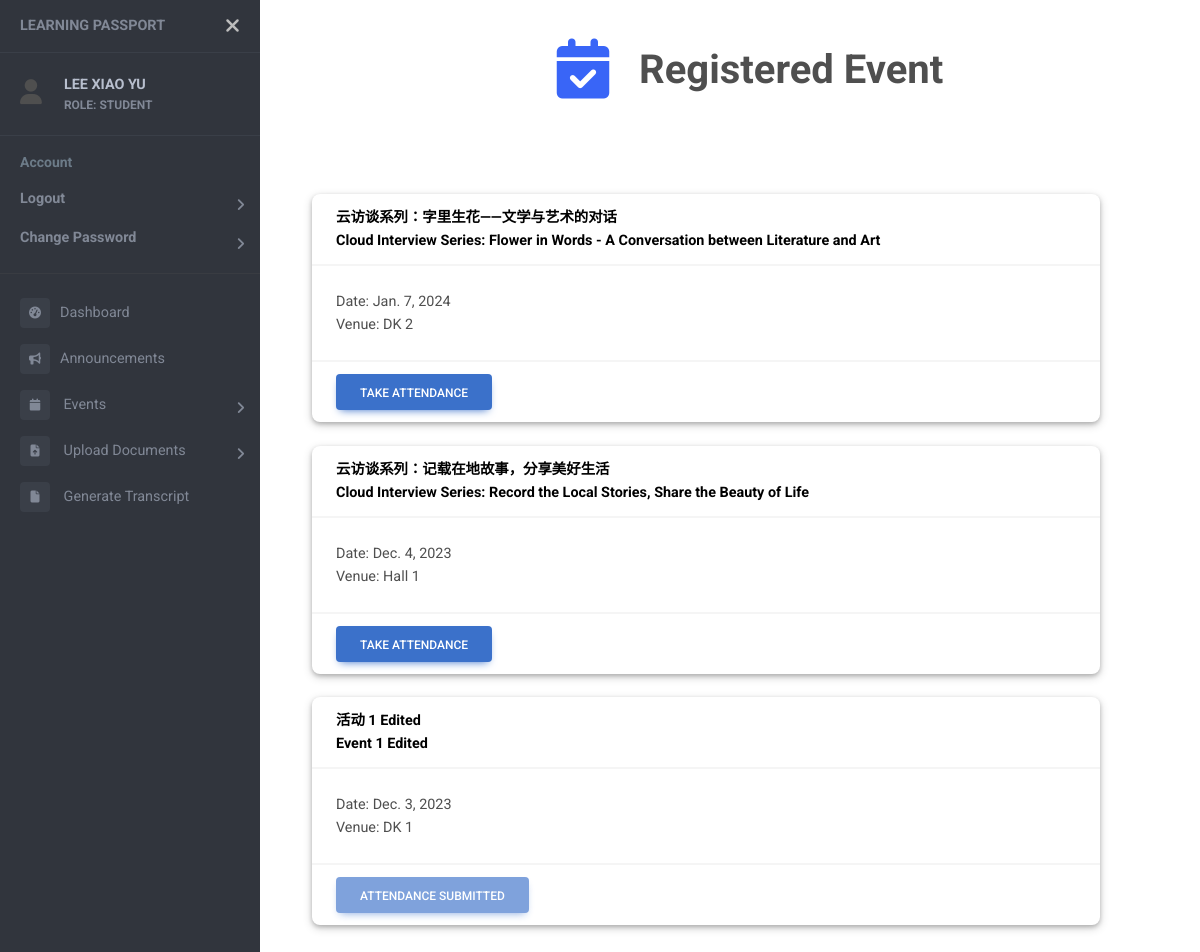
/events/attendance (signed in), run on an earlier commit of the app's database.
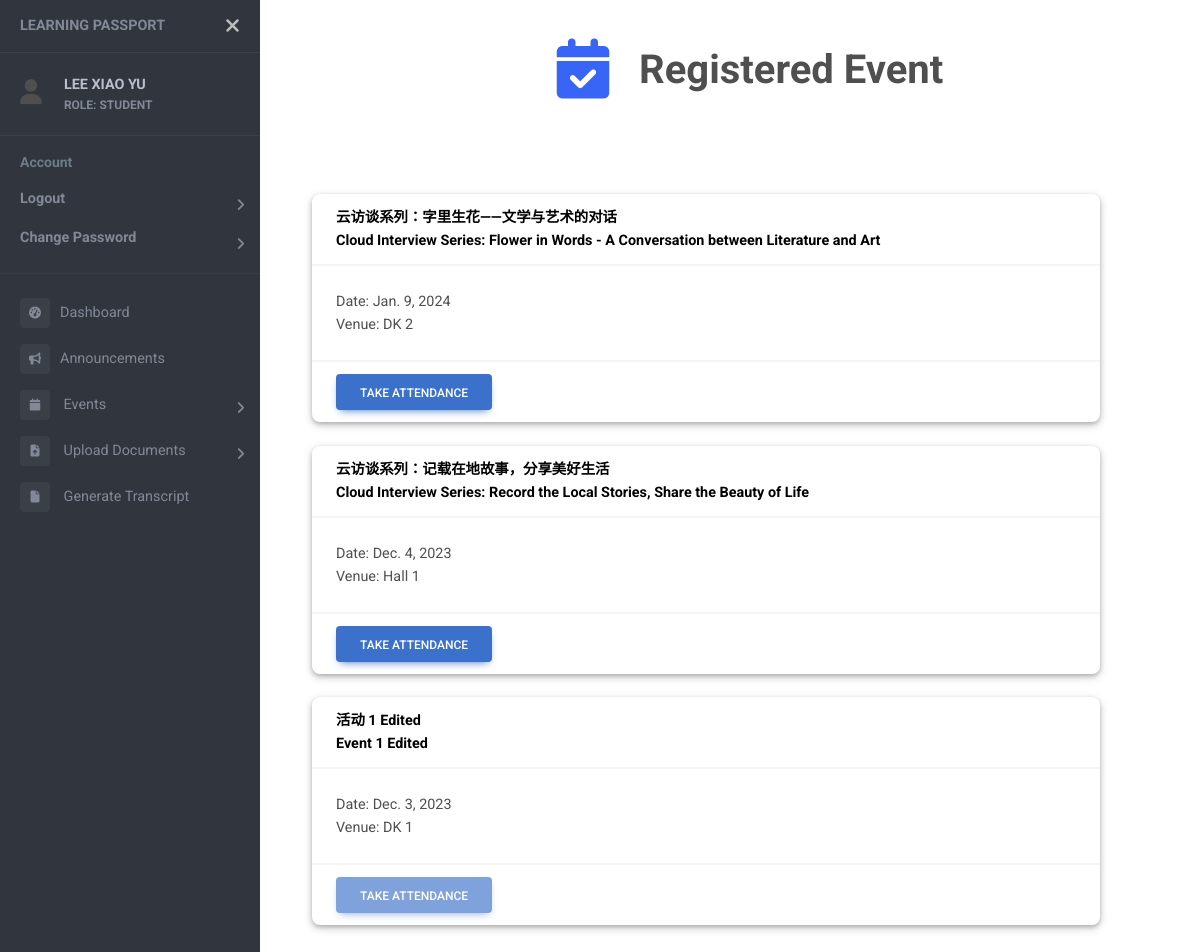
And on a later commit of the database.
### users/models.py (models this page shows)
class User(AbstractUser):
    objects = UserManager()
    email = models.EmailField('email adress', unique=True)
    USERNAME_FIELD = 'email'
    REQUIRED_FIELDS = []
    first_name = None
    last_name = None
    username = None
    full_name = models.CharField(max_length=50, null=True)
    name_chi = models.CharField(max_length=50, null=True)
    password = models.CharField(max_length=128)
    last_login = models.DateTimeField(auto_now=True)
    ROLES = (
        ("SUPER ADMIN", "SUPER ADMIN"),
        ("ADMIN", "ADMIN"),
        ("HEAD OF DEPARTMENT", "HEAD OF DEPARTMENT"),
        ("LECTURER", "LECTURER"),
        ("STUDENT", "STUDENT"),
    )
    role = models.CharField(max_length=20, choices=ROLES, default="STUDENT")
    is_active = models.BooleanField(default=True)
    contact = models.CharField(max_length=20, null=True)
    address = models.CharField(max_length=100, null=True)
    date_inactive = models.DateField(null=True)

### events/models.py (models this page shows)
class Event_Participants(models.Model):
    event = models.ForeignKey(Events, on_delete=models.CASCADE, null=True)
    student = models.ForeignKey(Student, on_delete=models.CASCADE, null=True)
    position = models.CharField(max_length=50, null=True)
    attendance = models.BooleanField(null=True, default=0)
    registered = models.BooleanField(null=True)
    file = models.FileField(upload_to='event_external/', null=True)
    filename = models.CharField(max_length=100, null=True)
    status = models.BooleanField(null=True)

class Events(models.Model):
    c_name = models.CharField(max_length=50, null=True)
    e_name = models.CharField(max_length=50)
    TYPE = (
        (1, 'Seminar/Talk'),
        (2, 'Conference'),
        (3, 'Proposal Defense'),
        (4, 'Candidature Defense'),
        (5, 'Welcome Week/Month'),
        (6, 'Chinese Studies Night'),
        (7, 'Workshop'),
        (8, 'Others'),
    )
    type = models.SmallIntegerField(choices=TYPE, null=True)
    start = models.DateTimeField(null=True)
    end = models.DateTimeField(null=True)
    year = models.IntegerField()
    venue = models.CharField(max_length=100, null=True)
    desc = models.CharField(max_length=200, null=True)
    internal = models.BooleanField()
    speaker = models.CharField(max_length=50, null=True)
    attendance = models.BooleanField(null=True)
    enable_attendance = models.BooleanField(null=True)
    file = models.FileField(upload_to='event_com/', null=True)
    filename = models.CharField(max_length=100, null=True)
    file_by = models.ForeignKey(Student, on_delete=models.SET_NULL, null=True)
    status = models.BooleanField(null=True)
    poster = models.FileField(upload_to='event_poster/', null=True)

### events/views.py (the view, shortened to what this page needs)
# urls.py: path('events/attendance', views.takeAttendanceView, name="attendance"),
@login_required
def takeAttendanceView (request):
    if request.user.role in 'STUDENT':
        events = list()
        student = Student.objects.get(user=request.user.id)
        parts = Event_Participants.objects.filter(student=student, registered=1)
        reg_events = list()
        for part in parts:
            start_time = part.event.start if part.event.start else None
            end_time = part.event.end if part.event.end else None
            print("Start: ", start_time)
            print("End: ", end_time)
            print("Now: ", current_time)
            if part.event.enable_attendance==1:
                events.append(part)
            elif start_time and end_time :
                if start_time.replace(tzinfo=None) <= current_time.replace(tzinfo=None) <= end_time.replace(tzinfo=None) and part.event.attendance==1:
                    events.append(part)
                else:
                    reg_events.append(part)
            else:
                    reg_events.append(part)
        print(events)
        context = {
            "events": events,
            "reg_events": reg_events,
            "page_name": "Registered Event",
            "icon": "fa-solid fa-calendar-check fa-xl"
        }
    return render (request, "attendance.html", context)

### templates/attendance.html (shortened to what this page needs)
<!DOCTYPE html>
{% extends "sidebar.html" %}
{% block content %}
{% load static %}
<head>
  <link rel="stylesheet" href="{% static 'css/event_list.css' %}">
</head>
<br />
<div class="container container-fluid">
{% if request.user.role in 'STUDENT' %}
{% for part in events %}
<br />
<div class="card">
  <a href="{% url 'event-detail' part.event.id %}">
    <div class="card-header">
      <strong>{% if part.event.c_name %}{{part.event.c_name}} <br> {% endif %} {{part.event.e_name}}</strong>
    </div>
  </a>
  <div class="card-body">
    Date: {{part.event.start.date}} <br />
    Venue: {{part.event.venue}}
  </div>
  {% if part.attendance != 1 %}
  <form method="POST">
    <div class="card-footer">
      <button type="submit" class="btn btn-primary" name="attendance"
        onclick='return confirm("Confirm to take attendance for {{part.event.e_name}}?")'>
        Take Attendance
      </button>
    </div>
  </form>
  {% endif %}
</div>
{% endfor %}
{% for part in reg_events %}
<br />
<div class="card">
  <a href="{% url 'event-detail' part.event.id %}">
    <div class="card-header">
      <strong>{% if part.event.c_name %}{{part.event.c_name}}<br>{% endif %} {{part.event.e_name}}</strong>
    </div>
  </a>
  <div class="card-body">
    Date: {{part.event.start.date}} <br />
    Venue: {{part.event.venue}}
  </div>
  <div class="card-footer">
    {% if part.attendance == 1 %}
    <button type="button" class="btn btn-primary" name="attendance" disabled>
      Attendance Submitted
    </button>
    {% else %}
    {% if part.event.attendance == 1 %}
    <button type="button" class="btn btn-primary" name="attendance" disabled>
      Take Attendance
    </button>
    {% else %}
    <button type="button" class="btn btn-primary" name="attendance" disabled>
      Attendance Disabled
    </button>
    {% endif %}
    {% endif %}
  </div>
</div>
{% endfor %}
</div>
<br>
{% endif %}
{% endblock %}

### templates/sidebar.html (shortened to what this page needs)
<!DOCTYPE html>
<html>
<head>
    {% load static %}
    <link rel="stylesheet" href="https://cdnjs.cloudflare.com/ajax/libs/font-awesome/6.4.2/css/all.min.css">
    <link rel="stylesheet" href="{% static 'css/event_list.css' %}">
    <link href="https://cdnjs.cloudflare.com/ajax/libs/mdb-ui-kit/6.4.1/mdb.min.css" rel="stylesheet" />
    <link href="https://fonts.cdnfonts.com/css/mona-sans" rel="stylesheet">
    <link rel="stylesheet" href="{% static 'css/sidebar.css' %}">
</head>
<body>
    <div id="pageWrapper" class="page-wrapper chiller-theme">
        <nav id="sidebar" class="sidebar-wrapper">
            <div class="sidebar-content">
                <div class="sidebar-brand">
                    <a href="#">Learning Passport</a>
                    <div id="close-sidebar">
                        <i class="fas fa-times"></i>
                    </div>
                </div>
                {% if request.user.is_authenticated %}
                    <div class="sidebar-header">
                        <div style="display: flex; vertical-align: middle; align-items: center;">
                            <div>
                                <i class="fa fa-user" style="font-size:25px"></i>
                            </div>
                            <div class="user-info">
                                <span class="user-name">
                                    <strong>{{ request.user.full_name }}</strong>
                                </span>
                                <span class="user-role">
                                    <strong>ROLE: {{ request.user.get_role_display }}</strong>
                                </span>
                            </div>
                        </div>
                    </div>
                {% endif %}
                <div class="sidebar-menu">
                    <ul>
                        <li class="header-menu">
                            <span>Account</span>
                            <ul id="userAction">
                                {% if request.user.is_authenticated %}
                                    <li class="sidebar-dropdown">
                                        <a href="{% url 'logout' %}"><strong>Logout</strong></a>
                                    </li>
                                    <li class="sidebar-dropdown">
                                        <a href="{% url 'change-password' %}"><strong>Change Password</strong></a>
                                    </li>
                                    <hr>
                                {% else %}
                                    <li class="sidebar-dropdown">
                                        <a href="{% url 'login' %}"><strong>Login</strong></a>
                                    </li>
                                {% endif %}
                            </ul>
                        </li>
                        {% if request.user.is_authenticated %}
                            <li class="sidebar-item">
                                <a href="{% url 'dashboard' %}"><i class="fa-solid fa-tachometer-alt"></i>Dashboard</a>
                            </li>
                            <li class="sidebar-item">
                                <a href="{% url 'announcements' %}"><i class="fa-solid fa-bullhorn"></i>Announcements</a>
                            </li>
                            <li class="sidebar-dropdown">
                                <a href="#">
                                    <i class="fa fa-calendar"></i>
                                    <span>Events</span>
                                </a>
                            </li>
                            {% if 'STUDENT' in request.user.get_role_display %}
                                <li class="sidebar-dropdown">
                                    <a href="#">
                                        <i class="fa-solid fa-file-arrow-up"></i>
                                        <span>Upload Documents</span>
                                    </a>
                                </li>
                            {% endif %}
                            {% if 'STUDENT' in request.user.role %}
                                <li class="sidebar-item">
                                    <a href="{% url 'generate-transcript' request.user.id %}"><i class="fa-solid fa-file"></i>
                                        <span>Generate Transcript</span>
                                    </a>
                                </li>
                            {% endif %}
                    </ul>
                    {% endif %}
                </div>
            </div>
        </nav>
        <main class="page-content">
            <br>
            {% if page_name or icon %}
            <div class="container-fluid header">
                <br>
                <h1><strong><center>
                    <i class="{{icon}}"></i>
                    {{page_name}}
                </center></strong></h1>
                <br><br>
            </div>
            {% endif %}
            <div class="container-fluid" style="overflow-x: auto;">
                {% block content %}{% endblock %}
            </div>
        </main>
    </div>
</body>
</html>

### static/css/event_list.css (style rules this page uses)
.card { width: 90%; box-shadow: 0 2px 4px 0 rgba(0, 0, 0, 0.2), 0 3px 10px 0 rgba(0, 0, 0, 0.19); }
.card a { text-decoration: None; color: black; }

### static/css/sidebar.css (style rules this page uses)
body { font-size: 0.9rem; }
.header i { color:#3965f7; }
.page-wrapper .sidebar-wrapper, .sidebar-wrapper .sidebar-brand > a, .sidebar-wrapper .sidebar-dropdown > a:after, .sidebar-wrapper .sidebar-menu .sidebar-dropdown .sidebar-submenu li a:before, .sidebar-wrapper ul li a i, .page-wrapper .page-content, .sidebar-wrapper .sidebar-search input.search-menu, .sidebar-wrapper .sidebar-search .input-group-text, .sidebar-wrapper .sidebar-menu ul li a, #show-sidebar, #close-sidebar { -webkit-transition: all 0.3s ease; -moz-transition: all 0.3s ease; -ms-transition: all 0.3s ease; -o-transition: all 0.3s ease; transition: all 0.3s ease; }
.page-wrapper { height: 100vh; }
.page-wrapper.toggled .sidebar-wrapper { left: 0px; }
@media screen and (min-width: 768px) { .page-wrapper.toggled .page-content { padding-left: 300px; } }
.sidebar-wrapper { width: 260px; height: 100%; max-height: 100%; position: fixed; top: 0; left: -300px; z-index: 999; }
.sidebar-wrapper ul { list-style-type: none; padding: 0; margin: 0; }
.sidebar-wrapper a { text-decoration: none; }
.sidebar-content { max-height: calc(100% - 30px); height: calc(100% - 30px); overflow-y: auto; position: relative; }
.sidebar-wrapper .sidebar-brand { padding: 10px 20px; display: flex; align-items: center; }
.sidebar-wrapper .sidebar-brand > a { text-transform: uppercase; font-weight: bold; flex-grow: 1; }
.sidebar-wrapper .sidebar-brand #close-sidebar { cursor: pointer; font-size: 20px; }
.sidebar-wrapper .sidebar-header { padding: 20px; overflow: hidden; }
.sidebar-wrapper .sidebar-header .user-info { float: left; }
.sidebar-wrapper .sidebar-header .user-info > span { display: block; }
.sidebar-wrapper .sidebar-header .user-info .user-role { font-size: 12px; }
.sidebar-wrapper .sidebar-menu { padding-bottom: 10px; }
.sidebar-wrapper .sidebar-menu .header-menu span { font-weight: bold; font-size: 14px; padding: 15px 20px 5px 20px; display: inline-block; }
.sidebar-wrapper .sidebar-menu ul li a { display: inline-block; width: 100%; text-decoration: none; position: relative; padding: 8px 30px 8px 20px; }
.sidebar-wrapper .sidebar-menu ul li a i { margin-right: 10px; font-size: 12px; width: 30px; height: 30px; line-height: 30px; text-align: center; border-radius: 4px; }
.sidebar-wrapper .sidebar-menu .sidebar-dropdown > a:after { font-family: "Font Awesome 5 Free"; font-weight: 900; content: "\f105"; font-style: normal; display: inline-block; font-style: normal; font-variant: normal; text-rendering: auto; -webkit-font-smoothing: antialiased; -moz-osx-font-smoothing: grayscale; text-align: center; background: 0 0; position: absolute; right: 15px; top: 14px; }
.page-wrapper .page-content { display: inline-block; width: 100%; padding-left: 0px; padding-top: 0px; }
.page-wrapper .page-content > div { padding: 0px 0px; }
.page-wrapper .page-content { overflow-x: hidden; }
.chiller-theme .sidebar-wrapper { background: #31353D; }
.chiller-theme .sidebar-wrapper .sidebar-header, .chiller-theme .sidebar-wrapper .sidebar-search, .chiller-theme .sidebar-wrapper .sidebar-menu { border-top: 1px solid #3a3f48; }
.chiller-theme .sidebar-wrapper .sidebar-header .user-info .user-role, .chiller-theme .sidebar-wrapper .sidebar-header .user-info .user-status, .chiller-theme .sidebar-wrapper .sidebar-search input.search-menu, .chiller-theme .sidebar-wrapper .sidebar-search .input-group-text, .chiller-theme .sidebar-wrapper .sidebar-brand>a, .chiller-theme .sidebar-wrapper .sidebar-menu ul li a, .chiller-theme .sidebar-footer>a { color: #818896; }
.chiller-theme .sidebar-wrapper .sidebar-menu ul li:hover>a, .chiller-theme .sidebar-wrapper .sidebar-menu .sidebar-dropdown.active>a, .chiller-theme .sidebar-wrapper .sidebar-header .user-info, .chiller-theme .sidebar-wrapper .sidebar-brand>a:hover, .chiller-theme .sidebar-footer>a:hover i { color: #b8bfce; }
.page-wrapper.chiller-theme.toggled #close-sidebar { color: #bdbdbd; }
.chiller-theme .sidebar-wrapper .sidebar-menu ul li a i, .chiller-theme .sidebar-wrapper .sidebar-menu .sidebar-dropdown div, .chiller-theme .sidebar-wrapper .sidebar-search input.search-menu, .chiller-theme .sidebar-wrapper .sidebar-search .input-group-text { background: #3a3f48; }
.chiller-theme .sidebar-wrapper .sidebar-menu .header-menu span { color: #6c7b88; }

What changed in the data, as far as the page shows it:
changed through a linked row, Event_Participants "云访谈系列：字里生花——文学与艺术的对话": event.start "Jan. 7, 2024" → "Jan. 9, 2024"
changed Event_Participants "活动 1 Edited": attendance "ATTENDANCE SUBMITTED" → "TAKE ATTENDANCE"
